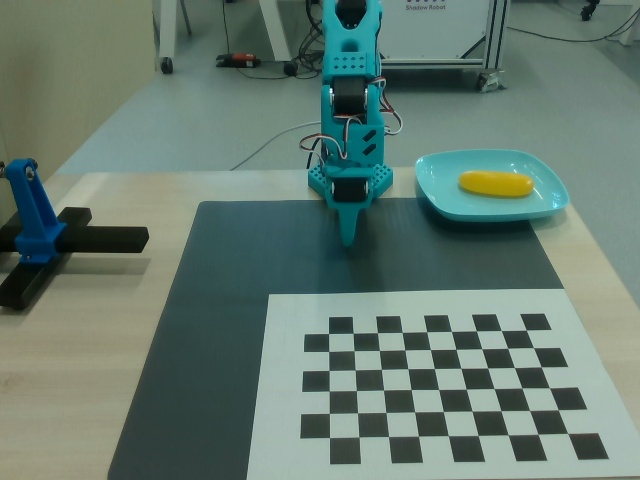
#> input picture examples/camera_calibration/chessboard.jpg, 640 x 480 px, found by its file name
$ python 3_find_extrinsics.py
#> lines starting #> are read from the running program, lines starting #| are printed output that depends on the picture
import cv2
import numpy as np
from scipy.spatial.transform import Rotation as Rotation

# ===============================
# Load Intrinsics
# ===============================
intrinsics_path = "examples/camera_calibration/intrinsics.npz"
intrinsics_data = np.load(intrinsics_path)
#> (reads examples/camera_calibration/intrinsics.npz from the repository)
K = intrinsics_data['K']
dist = intrinsics_data['dist']
print(f"Loaded intrinsics from {intrinsics_path}")

# ===============================
# Chessboard definition
# ===============================
CHECKERBOARD = (6, 9)      # (Nx, Ny) inner corners
SQUARE_SIZE = 0.024        # meters

# World (object) points in chessboard frame
objp = np.zeros((CHECKERBOARD[0] * CHECKERBOARD[1], 3), dtype=np.float64)
objp[:, :2] = np.mgrid[0:CHECKERBOARD[0], 0:CHECKERBOARD[1]].T.reshape(-1, 2)
objp *= SQUARE_SIZE  # scale to meters
objp[:, 1] *= -1.0  # flip world Y to make world Z "up"

# ===============================
# Load image
# ===============================
img = cv2.imread("examples/camera_calibration/chessboard.jpg")  # <-- replace with your image path
#> img is the input picture: shape (480, 640, 3); mean B, G, R 111.3, 121.8, 100.4
if img is None:
    raise RuntimeError("Failed to load image")

gray = cv2.cvtColor(img, cv2.COLOR_BGR2GRAY)
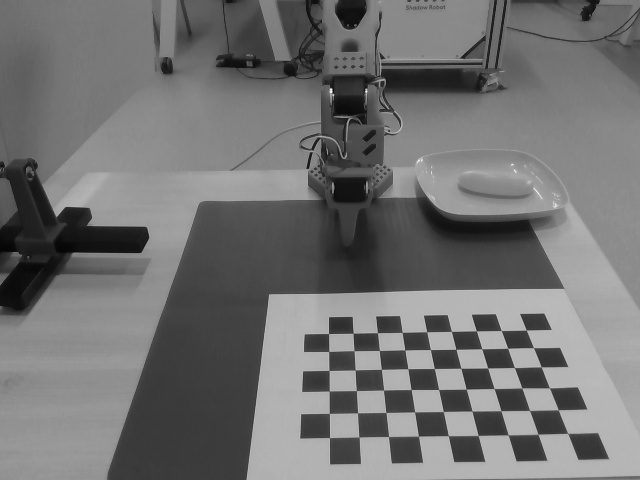
#> gray: shape (480, 640); min 4, max 247, mean 114.2

# ===============================
# Detect chessboard
# ===============================
flags = cv2.CALIB_CB_ADAPTIVE_THRESH + cv2.CALIB_CB_NORMALIZE_IMAGE
ret, corners = cv2.findChessboardCorners(gray, CHECKERBOARD, flags)
#> ret = True; corners = 54 rows, first 8: [526.3, 330.1], [533.4, 347.6], [541.2, 366.7], [549.4, 387.7], [558.2, 409.7], [567.6, 433.4], [501.3, 330.5], [507.7, 348.3]

if not ret:
    raise RuntimeError("Chessboard not detected")

criteria = (
    cv2.TERM_CRITERIA_EPS + cv2.TERM_CRITERIA_MAX_ITER,
    30,
    1e-3
)
corners = cv2.cornerSubPix(gray, corners, (11, 11), (-1, -1), criteria)
#> corners = 54 rows, first 8: [526.3, 330.1], [533.5, 347.6], [541.3, 366.8], [549.4, 387.8], [558.3, 409.8], [567.7, 433.4], [501.3, 330.5], [507.7, 348.3]
imgp = corners.reshape(-1, 2).astype(np.float64)
#> imgp = 54 pairs, first value 328.5 to 567.7, second value 330.1 to 437.6

# ===============================
# PnP: world(board) -> camera
# ===============================
ok, rvec, tvec = cv2.solvePnP(
    objp,
    imgp,
    K,
    dist,
    flags=cv2.SOLVEPNP_ITERATIVE
)
#> ok = True; rvec = [1.66, 1.63, -0.861]; tvec = [0.191, 0.0855, 0.583]

if not ok:
    raise RuntimeError("solvePnP failed")

R_cam_world, _ = cv2.Rodrigues(rvec)
#> R_cam_world = [[0.0101, 1, -0.0127], [0.575, -0.0161, -0.818], [-0.818, 0.000956, -0.576]]
t_cam_world = tvec.reshape(3, 1)
#> t_cam_world = [0.191, 0.0855, 0.583]

# T_cam_world
T_cam_world = np.eye(4)
T_cam_world[:3, :3] = R_cam_world
T_cam_world[:3, 3:] = t_cam_world

# ===============================
# Invert to get world_T_cam
# ===============================
R_world_cam = R_cam_world.T
#> R_world_cam = [[0.0101, 0.575, -0.818], [1, -0.0161, 0.000956], [-0.0127, -0.818, -0.576]]
t_world_cam = -R_world_cam @ t_cam_world
#> t_world_cam = [0.426, -0.19, 0.408]

T_world_cam = np.eye(4)
T_world_cam[:3, :3] = R_world_cam
T_world_cam[:3, 3:] = t_world_cam

# ===============================
# Extract position and Euler angles
# ===============================
pos = T_world_cam[:3, 3].tolist()

rot = Rotation.from_matrix(T_world_cam[:3, :3])
euler = rot.as_euler("xyz", degrees=False).tolist()  # set degrees=True if needed

# ===============================
# Output
# ===============================
output = {
    "extrinsics": {
        "world_T_cam": T_world_cam.tolist()
    },
    "info_cam": {
        "pos": pos,
        "euler": euler
    }
}

print(output)

# Save extrinsics and data for sanity check
extrinsics_path = "examples/camera_calibration/extrinsics.npz"
image_path = "examples/camera_calibration/chessboard.jpg"
np.savez(
    extrinsics_path,
    rvec=rvec,
    tvec=tvec,
    objp=objp,
    imgp=imgp,
    image_path=image_path
)
print(f"\nExtrinsics and calibration data saved to {extrinsics_path}")
